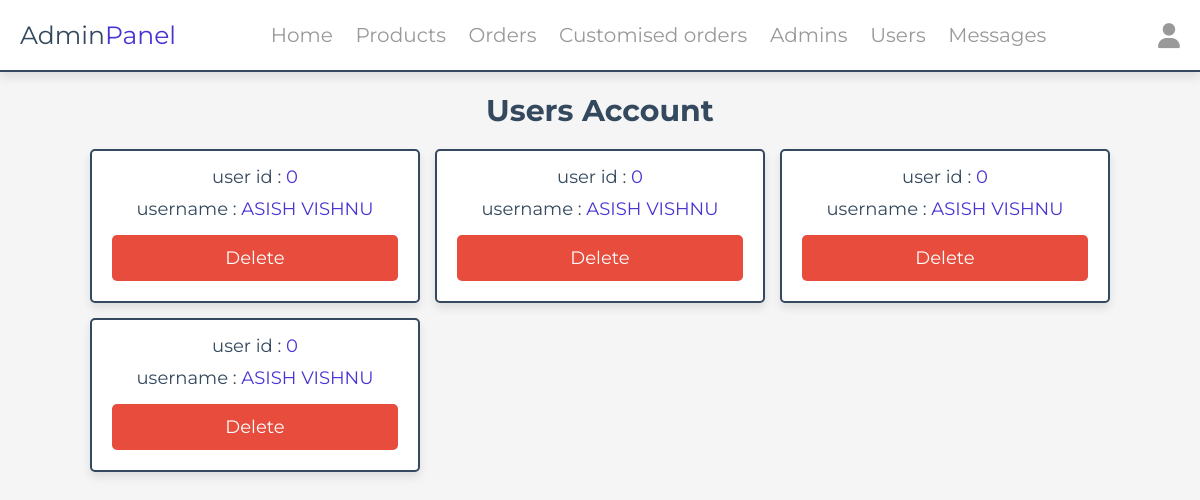
/admin/users_accounts.php (signed in), run on the app's committed database.
### tables this page shows
CREATE TABLE `users` (
  `id` int(100) NOT NULL,
  `name` varchar(20) NOT NULL,
  `email` varchar(50) NOT NULL,
  `number` varchar(10) NOT NULL,
  `password` varchar(50) NOT NULL,
  `address` varchar(500) NOT NULL
);

### admin/users_accounts.php (the view, shortened to what this page needs)
<?php
include '../components/connect.php';
?>
<!DOCTYPE html>
<html lang="en">
<head>
   <link rel="stylesheet" href="https://cdnjs.cloudflare.com/ajax/libs/font-awesome/6.1.1/css/all.min.css">
   <link rel="stylesheet" href="../css/admin_style.css">
</head>
<body>
<?php include '../components/admin_header.php' ?>
<section class="accounts">
   <h1 class="heading">users account</h1>
   <div class="box-container">
   <?php
      $select_account = $conn->prepare("SELECT * FROM `users`");
      $select_account->execute();
      if($select_account->rowCount() > 0){
         while($fetch_accounts = $select_account->fetch(PDO::FETCH_ASSOC)){
   ?>
   <div class="box">
      <p> user id : <span><?= $fetch_accounts['id']; ?></span> </p>
      <p> username : <span><?= $fetch_accounts['name']; ?></span> </p>
      <a href="users_accounts.php?delete=<?= $fetch_accounts['id']; ?>" class="delete-btn" onclick="return confirm('delete this account?');">delete</a>
   </div>
   <?php
      }
   }else{
      echo '<p class="empty">no accounts available</p>';
   }
   ?>
   </div>
</section>
</body>
</html>

### css/admin_style.css (style rules this page uses)
:root { --main-color:#4834d4; --red:#e74c3c; --orange:#f39c12; --black:#34495e; --white:#fff; --light-bg:#f5f5f5; --light-color:#999; --border:.2rem solid var(--black); --box-shadow:0 .5rem 1rem rgba(0,0,0,.1); }
* { font-family: 'Montserrat', sans-serif; margin:0; padding:0; box-sizing: border-box; text-decoration: none; outline: none; border:none; }
html { font-size: 62.5%; overflow-x: hidden; }
body { background-color: var(--light-bg); }
section { max-width: 1200px; margin:0 auto; padding:2rem; }
.btn, .delete-btn, .option-btn { display: block; margin-top: 1rem; border-radius: .5rem; cursor: pointer; width: 100%; font-size: 1.8rem; color:var(--white); padding:1.2rem 3rem; text-transform: capitalize; text-align: center; }
.delete-btn { background-color: var(--red); }
.heading { text-align: center; margin-bottom: 2rem; text-transform: capitalize; color:var(--black); font-size: 3rem; }
.accounts .box-container { display: grid; grid-template-columns: repeat(auto-fit, 33rem); gap:1.5rem; justify-content: center; align-items: flex-start; }
.accounts .box-container .box { background-color: var(--white); border-radius: .5rem; box-shadow: var(--box-shadow); border:var(--border); padding:2rem; padding-top: 1rem; text-align: center; }
.accounts .box-container .box p { padding: .5rem 0; font-size: 1.8rem; color:var(--black); }
.accounts .box-container .box p span { color:var(--main-color); }

### data on the page
users: id "0", name "ASISH VISHNU"
users: id "0", name "ASISH VISHNU"
users: id "0", name "ASISH VISHNU"
users: id "0", name "ASISH VISHNU"
